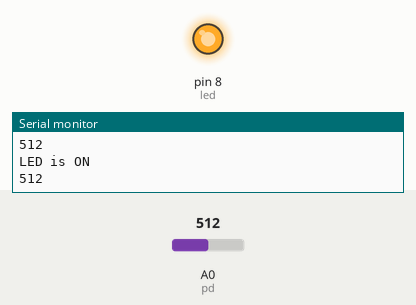
This sketch was run on a simulated Arduino Uno, built with avr-gcc and run on an emulated ATmega328P. Shown: output pins drawn as LEDs (lit = HIGH), the last lines printed to the serial monitor. Inputs (shaded band) come from the test bench; at power-on: A0 (pd) = 512.

Above: at 1.2 s.
1.3 s: A0 (pd) set to 984
2.8 s: A0 (pd) set to 1010
At 3.7 s:
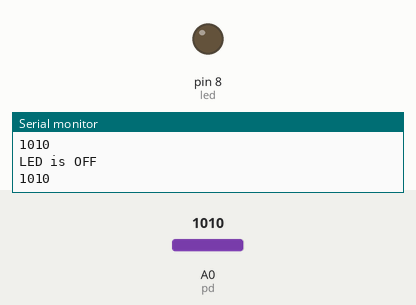
4.7 s: A0 (pd) set to 990
At 5.4 s:
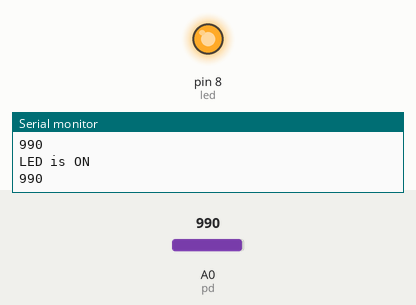
6.5 s: A0 (pd) set to 1023
At 8.1 s:
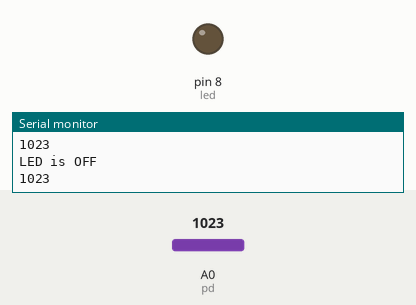
Timing chart, 0 to 9.3 s (numbered marks = the images above; inputs shaded):
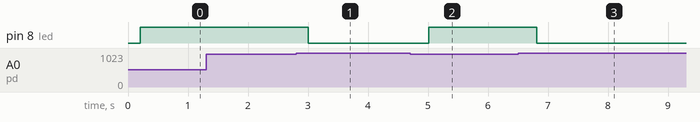

Measured:
- the behaviour switches between 1000 and 1001 on A0 (pd) (found by bisection; images 0 and 1)
- after the input at 2.8 s, pin 8 (led): HIGH → LOW after 0.21 s
- after the input at 4.7 s, pin 8 (led): LOW → HIGH after 0.31 s
- after the input at 6.5 s, pin 8 (led): HIGH → LOW after 0.31 s

The sketch:

PHOTODIODE.ino
```cpp
 int led = 8;
 int pd = A0;
 int outputValue=0;

void setup()
{
      Serial.begin(9600);
      pinMode(led, OUTPUT);
      pinMode(pd, INPUT);
}

void loop()
{
         int sensorValue = analogRead(pd);
         Serial.println(sensorValue);
         delay(200);
         if (sensorValue <=1000)
             {
                digitalWrite(led, HIGH);
                Serial.println("LED is ON");
             }

          else
             {
                digitalWrite(led, LOW);
                Serial.println("LED is OFF");
             }
}
```
